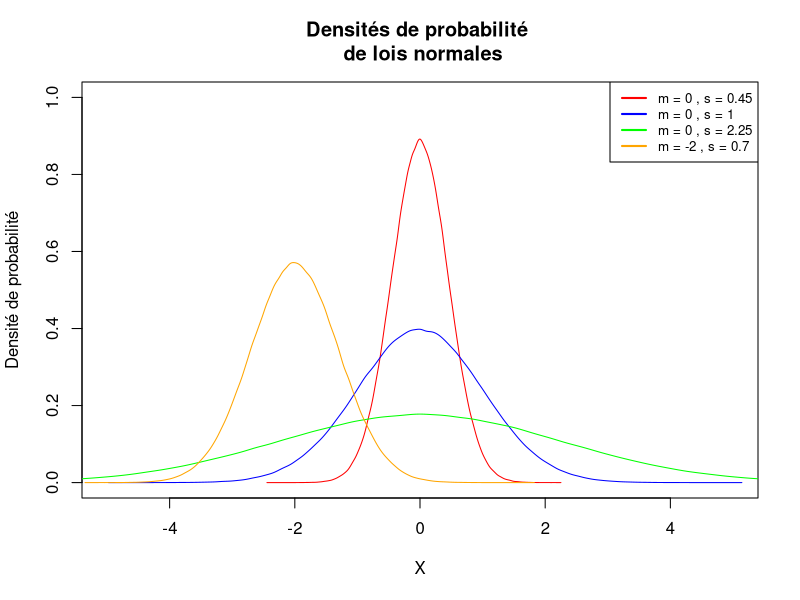
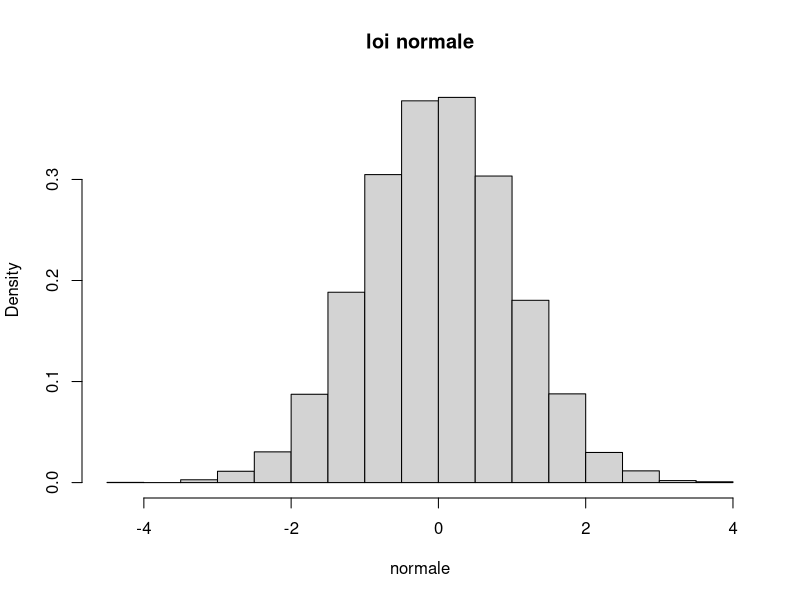
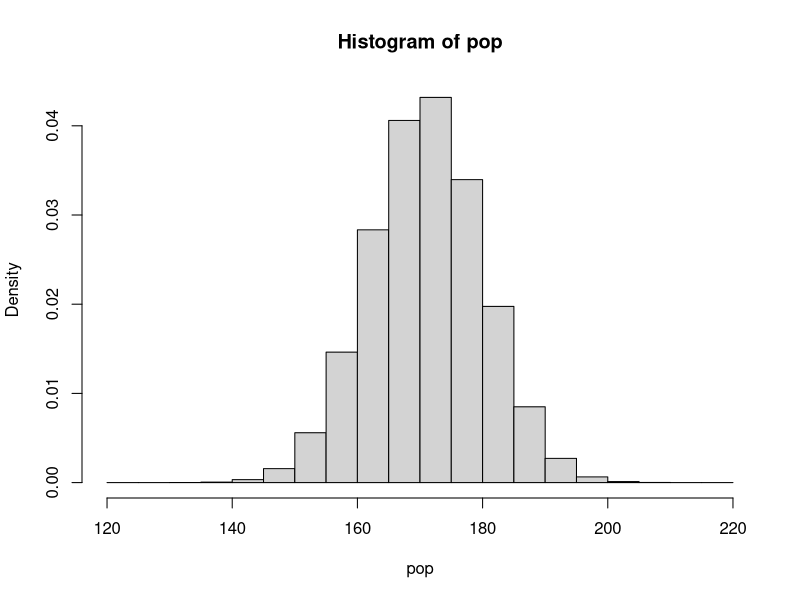

Write R code to recreate these figures, in order.
# Créer une toile de fond vide pour le graphique
par(mfrow = c(1,1))
plot(NA, xlim=c(-5, 5), ylim=c(0, 1), xlab="X", 
     ylab="Densité de probabilité", 
     main="Densités de probabilité \n de lois normales")
# Tracer la densité de probabilité pour chaque simulation
moyennes <- c(0, 0, 0, -2)
sigmas <- c(0.45, 1, 2.25, 0.7)
colors <- c("red", "blue", "green", "orange")
legend_labels <- c()
for (i in 1:length(moyennes)) {
  serie = rnorm(n = 1000000, 
                mean = moyennes[i], 
                sd = sigmas[i])
  lines(density(serie), col = colors[i])
  legend_labels <- c(legend_labels, paste("m =", moyennes[i], ",", "s =", sigmas[i]))
}

# Ajouter une légende
legend("topright", legend=legend_labels, col=colors, lwd=2, cex=0.8)

#loi normale
normale = rnorm(10000, mean = 0, sd = 1)
hist(normale, main = "loi normale", probability = TRUE)
median(normale)
quantile(normale)
quantile(normale, c(0.1,0.2,0.3,0.4,0.5,0.6,0.7,0.8,0.9))
quantile(normale, 0.95)
qnorm(0.95, 0, 1)
pnorm(1.644854, 0, 1)
qnorm(0.975, 0, 1)
pnorm(1.96, 0, 1)

#matrice proba
lignes = seq(from = 0, to = 3.9, by = 0.1)
colonnes = seq(from = 0, to = 0.09, by = 0.01)

proba_colonne = c()
for (i in colonnes) 
  {
    proba_ligne = c()
    for (j in lignes) 
      {
        quantiles = i + j
        proba = round(pnorm(quantiles, 0, 1), digits = 4)
        proba_ligne = c(proba_ligne, proba)
      }
    proba_colonne = cbind(proba_colonne, proba_ligne)
}
View(proba_colonne)
class(proba_colonne)
table = data.frame(proba_colonne)
colnames(table) = colonnes
rownames(table) = lignes
View(table)
pop = rnorm(10000000, 171, 9)
mean(pop)
sd(pop)
hist(pop, probability = TRUE)
#observé
pop190 = pop[pop < 190]
length(pop190)
length(pop190) / length(pop)

#en théorie
pnorm(q = 190, mean=mean(pop), sd=sd(pop))*1e7

#observé
pop200 = pop[pop >= 200]
length(pop200)
length(pop200) / length(pop)

#en théorie
#proba de P( X < 200cm)
proba_inf_200 = pnorm(q = 200, mean=mean(pop), sd=sd(pop))
#proba de P( X >= 200cm)
1 - proba_inf_200